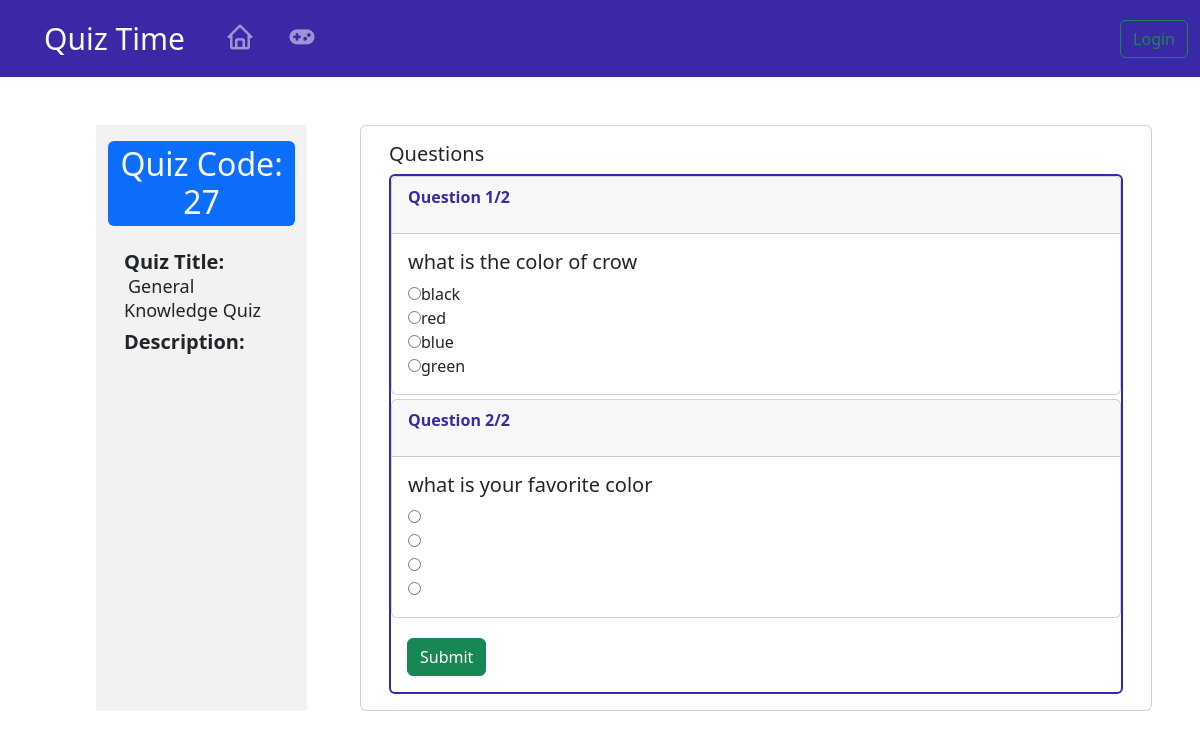
/play/quiz/27, run on the app's committed database.
### quiz/models.py (models this page shows, shortened)
class Quiz(models.Model):
    creator = models.ForeignKey(User, on_delete=models.CASCADE)
    title = models.CharField(max_length=100)
    description = models.TextField()
    is_published = models.BooleanField(default=False)
    is_closed = models.BooleanField(default=False)

class Question(models.Model):
    quiz = models.ForeignKey(Quiz, on_delete=models.CASCADE)
    text = models.TextField()

class Choice(models.Model):
    question = models.ForeignKey(Question, on_delete=models.CASCADE)
    text = models.CharField(max_length=100)
    is_correct = models.BooleanField(default=False)

### quiz/views.py (the view, shortened to what this page needs)
# urls.py: path('',include('quiz.urls')),
def quiz(request, quiz_id):
    quiz = get_object_or_404(Quiz, id=quiz_id)
    questions = Question.objects.filter(quiz=quiz)
    questions_and_choices = []
    for question in questions:
        choices = Choice.objects.filter(question=question)
        shuffled_choices = list(choices)
        random.shuffle(shuffled_choices)
        questions_and_choices.append((question, shuffled_choices))
    context = {
        'quiz_id': quiz_id,
        'quiz': quiz,
        'questions_and_choices': questions_and_choices,
        'questions_count': questions.count(),
    }
    return render(request, "quiz/quiz.html", context)

### quiz/templates/quiz/quiz.html (shortened to what this page needs)
{% extends "quiz/layout.html" %}
{% block body %}
<div class="row p-3 mx-auto ms-5 p-5 card-container" >
    <div class="small-card " style="background-color:#F2F2F2;">
        <h2 class="mt-3 rounded p-1 bg-primary text-light"style="text-align:center;" >Quiz Code: {{ quiz_id }}</h2>
        <div class="rounded p-3 mb-3" style="display:flex;flex-direction:column;">
            <h5><strong>Quiz Title:</strong> <span class="ms-1" style="font-size:18px;">{{ quiz.title }}<span></h5>
            <h5><strong>Description:</strong> </h5>
        </div>
    </div>
    <div class="card large-card">
        <div class="card-body">
            <h5 class="card-title">Questions</h5>
            <div class="card" style="border:2px solid #3A28A7">
                <form action="{% url 'quiz' quiz_id=quiz.id %}" method="POST">
                {% for question, choices in questions_and_choices %}
                    <div class="card hover_effect mb-1" style="margin:0;width:auto;">
                        <div class="card-header">
                            <p style="font-weight:bold;color:#3A28A7;">Question {{ forloop.counter }}/{{ questions_count }}</p>
                        </div>
                        <div class="card-body">
                            <h5 class="card-title">{{ question.text }}</h5>
                            {% for choice in choices %}
                            <input type="radio"  name="question_{{ question.id }}" value="{{ choice.id }}">{{ choice.text }}<br>
                            {% endfor %}
                        </div>
                    </div>
                {% endfor %}
                    <div>
                        <button class="btn btn-success m-3" type="submit">Submit</button>
                    </div>
                </form>
            </div>
        </div>
    </div>
</div>
{% endblock %}

### quiz/templates/quiz/quiz.html (style rules this page uses)
body { background-image:url('https://www.noagentbusiness.com.au/wp-content/uploads/2017/10/navy-background-for-commercial-landing-page-3-with-gradient.jpg'); background-size:cover; }
.card-container { display: flex; flex-wrap: wrap; justify-content: space-between; }
.small-card { flex: 0 0 20%; margin-bottom: 1rem; }
.large-card { flex: 0 0 75%; margin-bottom: 1rem; }

### data on the page
Quiz: title "General Knowledge Quiz"
Question: questions_count "2", text "what is the color of crow"
Choice: text "black"
Choice: text "red"
Choice: text "blue"
Choice: text "green"
Question: questions_count "2", text "what is your favorite color"

### other printed values
{{ quiz_id }} "27"
